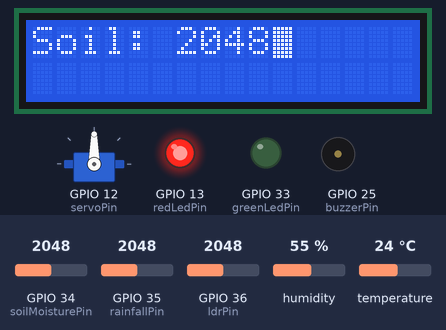
Simulated run of this sketch. Board: ESP32. On the bench: servo, 16×2 character LCD, output pins drawn as LEDs (lit = HIGH), buzzer (waves = sounding, pin HIGH). Inputs (shaded band) come from the test bench; at power-on: temperature 24 °C, GPIO 36 (ldrPin) = 2048, GPIO 35 (rainfallPin) = 2048, GPIO 34 (soilMoisturePin) = 2048, humidity 55 %. WiFi joins after 1.5 s; servers stay silent unless stated; what the sketch prints to the serial monitor is not drawn.

Above: at 4.1 s.
4.2 s: temperature set to 2 °C
11.2 s: GPIO 36 (ldrPin) set to 1049
At 20.8 s:
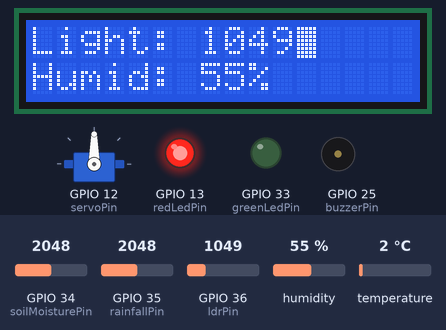
21.2 s: GPIO 36 (ldrPin) set to 950
At 33.3 s:
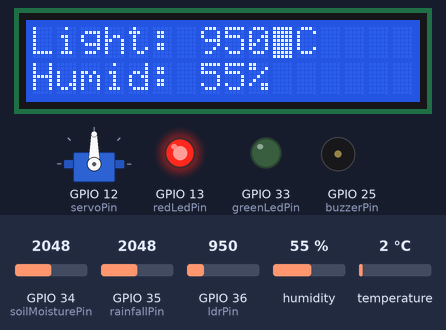
33.5 s: GPIO 35 (rainfallPin) set to 122
At 36.5 s:
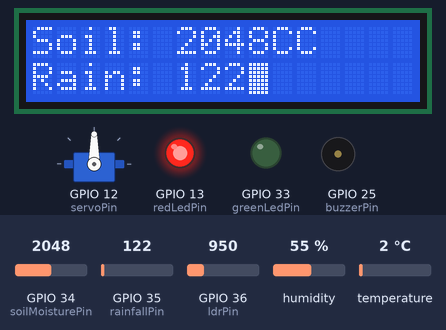
40.5 s: temperature set to 29 °C
At 49.9 s:
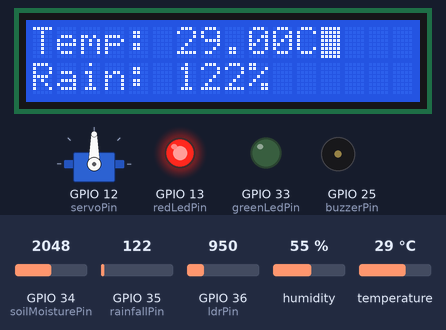
50.7 s: temperature set to 32 °C
At 54.2 s:
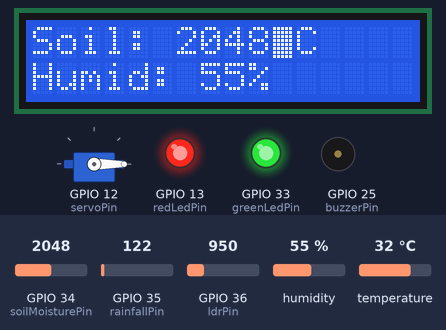
Timing chart, 0 to 58.7 s (numbered marks = the images above; inputs shaded):
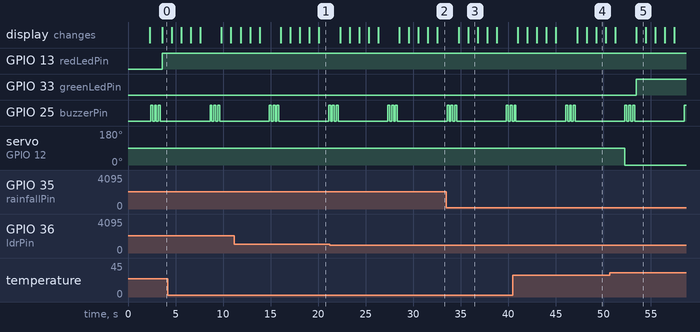

Measured:
- the behaviour switches between 1000 and 999 on GPIO 36 (ldrPin) (found by bisection; images 1 and 2)
- the behaviour switches between 30 and 31 °C on temperature (found by bisection; images 4 and 5)
- after the input at 21.2 s, the display: first differs from a run without the input after 11.3 s (image 2)
- after the input at 33.5 s, the display: first differs from a run without the input after 2.3 s (image 3)
- after the input at 40.5 s, the display: first differs from a run without the input after 8.8 s (image 4)
- after the input at 50.7 s, GPIO 33 (greenLedPin): LOW → HIGH after 2.8 s; servo on GPIO 12 (servoPin): 90° → 0° after 1.6 s
- what the display in image 3 shows lasts 1.0 s, from 35.8 s to 36.8 s

The sketch:

SMART_IRRIGATION_SYSTEM.ino
```cpp
#include <WiFi.h>
#include <BlynkSimpleEsp32.h>
#include <DHT.h>
#include <ESP32Servo.h>
#include <LiquidCrystal.h>

// Replace with your network credentials
char auth[] = "ZH208colxIDl4CRx7dzbhm8jR6gVoujy";
const char* ssid = "wifi";
const char* password = "";

// Replace with your pin connections using GPIO pin numbers
#define soilMoisturePin 34 // Soil moisture sensor pin (GPIO 34)
#define rainfallPin 35     // Rainfall sensor pin (GPIO 35)
#define temperatureHumidityPin 27 // DHT11 sensor pin (GPIO 27)
#define ldrPin 36          // LDR pin (GPIO 36)
#define servoPin 12        // Servo motor pin (GPIO 12)
#define buzzerPin 25       // Buzzer pin (GPIO 25)
#define redLedPin 13       // Red LED pin (GPIO 13)
#define greenLedPin 33     // Green LED pin (GPIO 33)

// Replace with your threshold values
const int soilMoistureThreshold = 2500;   // Soil moisture threshold
const float temperatureThreshold = 30.0; // Temperature threshold

// Create instances for DHT sensor, Servo motor, and Buzzer
DHT dht(temperatureHumidityPin, DHT11);
Servo servoMotor;
int buzzerState = LOW;

// Virtual Pin for Blynk app control
#define servoControlPin V5

// Servo position variable
int servoPosition = 90;

BLYNK_WRITE(servoControlPin) {
  // Get the new servo position from the Blynk app
  servoPosition = param.asInt();
  // Set the servo to the new position
  servoMotor.write(servoPosition);
}

// Define LCD connections
const int rs = 19;
const int en = 23;
const int d4 = 18;
const int d5 = 17;
const int d6 = 16;
const int d7 = 15;
// Create instance for LCD display
LiquidCrystal lcd(rs, en, d4, d5, d6, d7);


void setup() {
  // Start serial communication
  Serial.begin(115200);

  // Connect to Wi-Fi
  WiFi.begin(ssid, password);
  while (WiFi.status() != WL_CONNECTED) {
    delay(1000);
    Serial.println("Connecting to WiFi...");
  }
  Serial.println("Connected to WiFi");

  // Initialize Blynk
  Blynk.begin(auth, ssid, password);

  // Initialize sensors
  dht.begin();

  // Initialize Servo motor
  servoMotor.setPeriodHertz(50); // Set the PWM frequency of the servo motor (default: 50Hz)
  servoMotor.attach(servoPin, 500, 2400); // Adjust the pulse range (500-2400) as per your servo motor

  // Set initial position of the Servo motor
  servoMotor.write(servoPosition); // Set the initial angle as per your setup

  // Initialize Buzzer
  pinMode(buzzerPin, OUTPUT);

  // Initialize LEDs
  pinMode(redLedPin, OUTPUT);
  pinMode(greenLedPin, OUTPUT);

  lcd.begin(16, 2);

  // Set initial display
  //lcd.setCursor(0, 0);
  //lcd.print("Soil: -- Rain: --");
  //lcd.setCursor(0, 1);
  //lcd.print("Temp: --C Hum: --%");
  //delay(2000);  // Wait for the display to show the initial message
}

void loop() {
  Blynk.run();

  // Read sensor values
  int soilMoisture = analogRead(soilMoisturePin);
  int rainfall = analogRead(rainfallPin);
  float temperature = dht.readTemperature();
  int lightLevel = analogRead(ldrPin);
  int humidity = dht.readHumidity();

  // Control the Servo motor based on irrigation needs
  if (soilMoisture > soilMoistureThreshold || temperature > temperatureThreshold) {
    servoMotor.write(0); // Rotate the Servo to a specific angle (0 degrees) as per your setup
  } else {
    servoMotor.write(servoPosition); // Rotate the Servo to the current position
  }

  // Update Blynk app with sensor readings
  Blynk.virtualWrite(V1, soilMoisture);
  Blynk.virtualWrite(V2, rainfall);
  Blynk.virtualWrite(V3, temperature);
  Blynk.virtualWrite(V4, lightLevel);
  Blynk.virtualWrite(V6, humidity);

  // Print sensor values in the Serial Monitor
  Serial.print("Soil Moisture: ");
  Serial.print(soilMoisture);
  Serial.println(" wfv");
  Serial.print("Rainfall: ");
  Serial.print(rainfall);
  Serial.println(" cm");
  Serial.print("Temperature: ");
  Serial.print(temperature);
  Serial.println(" °C");
  Serial.print("Light Level: ");
  Serial.println(lightLevel);
  Serial.print("Humidity: ");
  Serial.print(humidity);
  Serial.println("%");

  // Check if rainfall value is 1000 and beep the buzzer three times
  if (rainfall < 4000) {
    for (int i = 0; i < 3; i++) {
      digitalWrite(buzzerPin, HIGH);
      delay(200);
      digitalWrite(buzzerPin, LOW);
      delay(200);
    }
  }

  // Check if servo motor is at 0 position and turn on the green LED
  if (servoMotor.read() == 0) {
    digitalWrite(greenLedPin, HIGH);
  } else {
    digitalWrite(greenLedPin, LOW);
  }

  // Check if rainfall value is less than 4000 and turn on the red LED
  if (rainfall < 4000) {
    digitalWrite(redLedPin, HIGH);
  } else {
    digitalWrite(redLedPin, LOW);
  }

  lcd.noCursor();
  // Update LCD display with sensor values
  lcd.setCursor(0, 0);
  lcd.print("Soil: ");
  lcd.print(soilMoisture);
  lcd.blink();

  delay(1000);

  lcd.setCursor(0, 1);
  lcd.print("Rain: ");
  lcd.print(rainfall);
  lcd.blink();

  delay(1000);

  lcd.setCursor(0, 0);
  lcd.print("Temp: ");
  lcd.print(temperature);
  lcd.print("C");
  lcd.blink();

  delay(1000);

  lcd.setCursor(0, 1);
  lcd.print("Humid: ");
  lcd.print(humidity);
  lcd.print("%");
  lcd.blink();

  delay(1000);

  lcd.setCursor(0, 0);
  lcd.print("Light: ");
  lcd.print(lightLevel);
  lcd.blink();
  delay(1000); // Adjust the delay as needed
}
```
